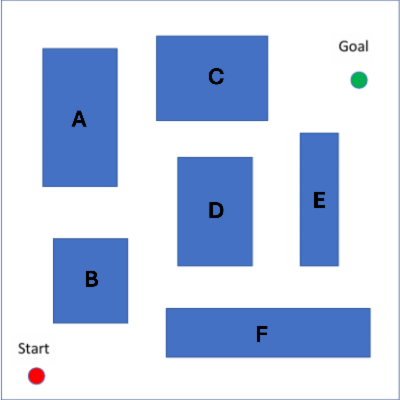
#> input picture Path-Finding/fig.png, 400 x 400 px
$ jupyter execute MotionPlaning.ipynb
#> lines starting #> are read from the running program, lines starting #| are printed output that depends on the picture; after the words box and inside, x2 and y2 are one past the last pixel; in counts of white or black regions, pixels touching at a corner belong together
## Motion Planning
#### Gal Schechter

### Imports

[cell 1]
import cv2
import numpy as np
from scipy.spatial import Voronoi, voronoi_plot_2d
from IPython.display import Image

### Load Map

[cell 2]
fn = "fig.png"
IMG_SIZE =400
GRID_SIZE =10
img =cv2.imread(fn)
#> img is the input picture: shape (400, 400, 3); mean B, G, R 233.5, 207.8, 193.9
img =cv2.resize(img,(IMG_SIZE ,IMG_SIZE))
cv2.imwrite(fn,img)
Image(filename=fn)

### Get Points Of Interest

[cell 3]
def get_map():
    '''
        0- top|left
        1- top|right
        2- bottom|left
        3- bottom|right
    '''
    rect ={}

    rect['E']=np.array([(300,135),
                        (340,135),
                        (300,265),
                        (340,265)])

    rect['F']= np.array([(165,310),
                        (370,310),
                        (165,360),
                        (370,360)])

    rect['D']= np.array([(178,158),
                        (250,158),
                        (178,265),
                        (250,265)])

    rect['C']= np.array([(155,35),
                        (270,35),
                        (155,120),
                        (270,120)])

    rect['B']= np.array([(52,238),
                        (130,238),
                        (52,325),
                        (130,325)])

    rect['A']= np.array([(40,45),
                        (115,45),
                        (40,190),
                        (115,190)])

    return rect

def get_Goals():
    points ={}
    points['S'] = (35,375)
    points['G'] = (360,80)
    return points

def get_all_points():
    goals=get_Goals()
    obst = get_map()
    points =[]

    for p in goals.values():
        points.append(p)
    for o in obst.values():
        for p in o:
            points.append(p)
    return points

### Collision Check

[cell 4]
def check_point_in_rect(P,rect):
    return (rect[0][0]<P[0] and P[0]<rect[3][0]) and (rect[0][1]<P[1] and P[1]<rect[2][1])

def check_collusion(Ps,Pg):
    obst = get_map()
    res = 100
    line = np.linspace(Ps,Pg,res)

    for rect in obst.values():
        for p in line:
            if(check_point_in_rect(p,rect)):
                return True
    return False

### Uniform Grid (10x10)

[cell 5]
def get_grid_map():
    img =cv2.imread('fig.png')

    for i in range(0,img.shape[0]+1,int(img.shape[0]/GRID_SIZE)):
        img =cv2.line(img,(0,i),(IMG_SIZE,i),color=(0,0,255),thickness=1)
        img =cv2.line(img,(i,0),(i,IMG_SIZE),color=(0,0,255),thickness=1)
        for j in range(0,img.shape[0]+1,int(img.shape[0]/GRID_SIZE)):
            img =cv2.circle(img,center=(i,j),color=(0,0,0),radius=1,thickness=2)
#> this loop made 11 passes
#> pass 1, in get_grid_map, `img =cv2.line(img,(i,0),(i,IMG_SIZE),color=(0,0,255),thickness=1)`:
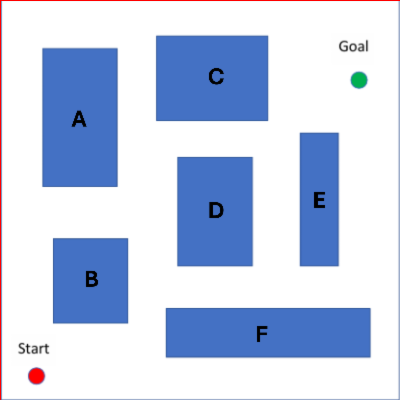
#> img: shape (400, 400, 3); mean B, G, R 232.3, 206.8, 194.1
#> after the loop:
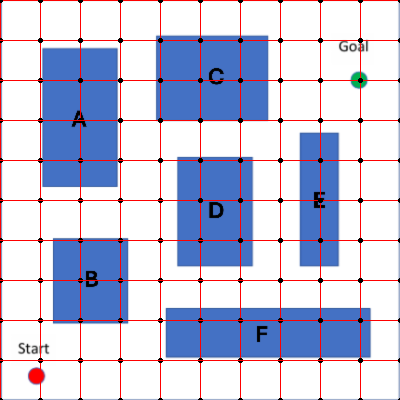
#> img: shape (400, 400, 3); mean B, G, R 220.4, 196.3, 194.7

    cv2.imwrite('grid_map.png',img)
get_grid_map()
Image(filename='grid_map.png')

### Tangent Graph

[cell 6]
def get_tangent_map():
    img =cv2.imread('fig.png')
    points = get_all_points()
    goals  =get_Goals()
    i=0
    for pi in points:
        for pf in points:
            i+=1
            if not check_collusion(pi,pf):
                img = cv2.line(img,pi,pf,color=(0,0,255),thickness=1)
                if tuple(pf) == goals['S'] or tuple(pf) == goals['G']:
                    continue
                img = cv2.circle(img, center=pf,color=(0,0,0), radius=2, thickness=5)
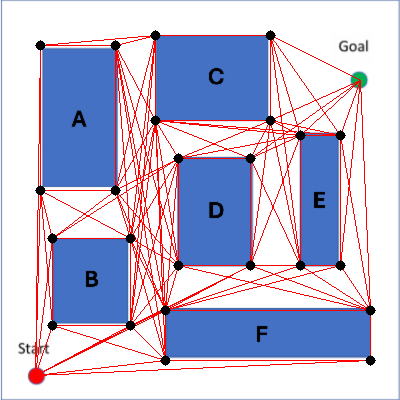
#> img: shape (400, 400, 3); 7.77% of pixels changed, all inside (x1, y1, x2, y2) = (35, 30, 376, 376)
#> after the loop, i = 676
    print(i)
#| 676

    cv2.imwrite('tangent_map.png',img)

get_tangent_map()
Image(filename='tangent_map.png')

### Veroni Graph

[cell 7]
def get_varoni_map():
    img =cv2.imread('fig.png')
    img_h, img_w = [IMG_SIZE,IMG_SIZE]
    density =5
    points =[]
    obst_map = get_map()
    for k in get_map().keys():
        obs = obst_map[k]
        points.append(obs[0])
        points.append(obs[1])
        points.append(obs[2])
        points.append(obs[3])
        for dy in np.linspace(0,obs[2][1]- obs[0][1],density):
            dy = int(dy)
            points.append([obs[0][0],obs[0][1]+dy])
            points.append([obs[1][0],obs[1][1]+dy])
        for dx in np.linspace(0,obs[1][0]- obs[0][0],density):
            dx = int(dx)
            points.append([obs[0][0]+dx,obs[0][1]])
            points.append([obs[2][0]+dx,obs[2][1]])
    step =25
    for i in range(0,IMG_SIZE+step,step):
        points.append([0,i])
        points.append([i,0])
        points.append([IMG_SIZE,i])
        points.append([i,IMG_SIZE])
    for p in points:
        img = cv2.circle(img,p,2,(0,0,0),2,2)
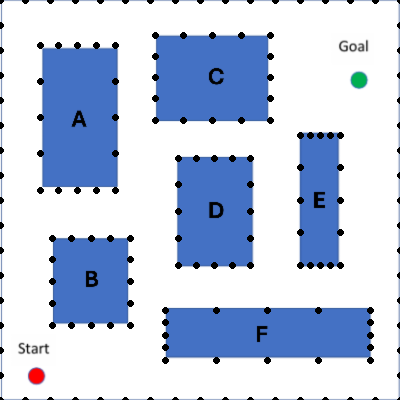
#> img: shape (400, 400, 3); mean B, G, R 226.8, 202, 188.5
    vor = Voronoi(points,)
    for start, end in vor.ridge_vertices:
        if start >= 0 and end >= 0:
            p1 = tuple(map(int, vor.vertices[start]))
            p2 = tuple(map(int, vor.vertices[end]))
            if  (0 <= p1[0] < IMG_SIZE and 0 <= p1[1] < IMG_SIZE and 0 <= p2[0] < IMG_SIZE and 0 <= p2[1] < IMG_SIZE) and (not check_collusion(p1,p2)):
                img = cv2.line(img, p1, p2, (0,0,255), 1)
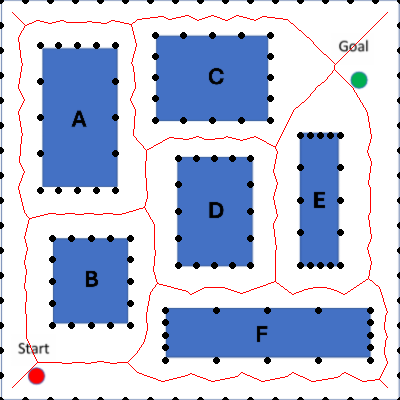
#> img: shape (400, 400, 3); mean B, G, R 223, 198.1, 188.5
    cv2.imwrite('veroni_map.png',img)


get_varoni_map()
Image(filename='veroni_map.png')

### Drawing & Graph Util Functions

[cell 8]
def get_grid():
    img =cv2.imread('fig.png')
    grid  = {}
    obst = get_map()
    for i in range(0,IMG_SIZE,int(IMG_SIZE/GRID_SIZE)):
        for j in range(0,IMG_SIZE,int(IMG_SIZE/GRID_SIZE)):
            grid_p =(i*GRID_SIZE/IMG_SIZE,j*GRID_SIZE/IMG_SIZE)
            grid[grid_p] = 1
            for o in obst.values():
                if check_point_in_rect((i,j),o):
                    grid[grid_p] = 100
    return grid

def get_neighbors(p):
        neighbors = []
        for dx,dy in [(-1, 0), (1, 0), (0, -1), (0, 1)]:
            nx = p[0] + dx
            ny = p[1] + dy
            if 0 <= nx < GRID_SIZE and 0 <= ny < GRID_SIZE:  # Check bounds
                neighbors.append((nx, ny))
        return neighbors

def draw_path(img,path,scale =True):
        n_path = path
        path =[]
        if scale:
            for p in n_path:
                px,py =p
                px*= IMG_SIZE/GRID_SIZE
                py*= IMG_SIZE/GRID_SIZE
                path.append((px,py))
        path = np.array(path, dtype=np.int32).reshape((-1, 1, 2))
        img = cv2.polylines(img,[path],isClosed=False,color=(255,0,0),thickness=2)
        return img

def draw_cost(img,costs,scale =True):
        for p in costs.keys():
            c =costs[p]
            px,py = p
            px*= IMG_SIZE/GRID_SIZE
            py*= IMG_SIZE/GRID_SIZE
            org = [int(px),int(py)]
            cv2.putText(img,str(c), org, cv2.FONT_HERSHEY_PLAIN, 0.8, (0, 0, 0), 2, cv2.LINE_AA)
        return img

### Dijkstra Path

[cell 9]
def dijkstra():
    res_to_gird = GRID_SIZE/IMG_SIZE
    goals = get_Goals()
    start_p =tuple(np.round(np.array(goals['S'])*res_to_gird))
    goal_p =tuple(np.round(np.array(goals['G'])*res_to_gird))
    w_grid = get_grid()
    visited = [goal_p]
    current_p = goal_p
    paths = []
    path = [ goal_p]

    tot_cost = 1
    to_check =[]
    while True:
        neighbors = get_neighbors(current_p)
        next = {}
        for n in neighbors:
            if n == start_p:
                  current_p = start_p
                  path.append(start_p)
                  break
            if n in visited:
                    continue

            visited.append(n)
            if w_grid[n]+w_grid[current_p]>100:
                continue
            w_grid[n] += w_grid[current_p]
            next[n] = w_grid[n]

        if(len(next) == 0):
            if len(to_check)>0:
                if current_p == start_p:
                   paths.append(path.copy())
                path= to_check.pop(0)
                current_p = path[-1]
            else:
                 break
        else:
            current_p = min(next,key=next.get)
            for p in next:
                if w_grid[current_p] == w_grid[p] and p != current_p:
                    n_path =path.copy()
                    n_visted= visited.copy()
                    n_path.append(n)
                    to_check.append(n_path)
            path.append(current_p)
#> after the loop, to_check = []

    min_cost = w_grid[paths[0][-2]]
#> min_cost = 25
    best_path =paths[0]
    for path in paths:
        if (min_cost>w_grid[path[-2]]):
            best_path =path
            min_cost =w_grid[path[-2]]
#> after the loop, min_cost = 15
    img = cv2.imread('grid.png')
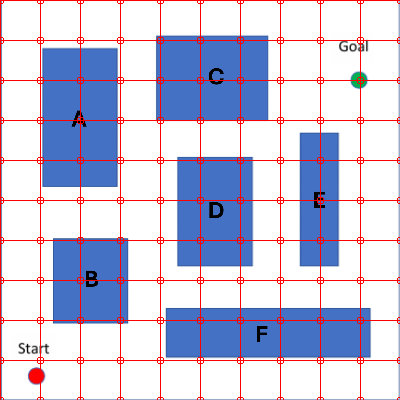
#> input picture Path-Finding/grid.png, 400 x 400 px
#> img is the input picture: shape (400, 400, 3); mean B, G, R 219.8, 195.7, 197.9
    img = draw_path(img,best_path)
#> in draw_path, `img = cv2.polylines(img,[path],isClosed=False,color=(255,0,0),thicknes..`:
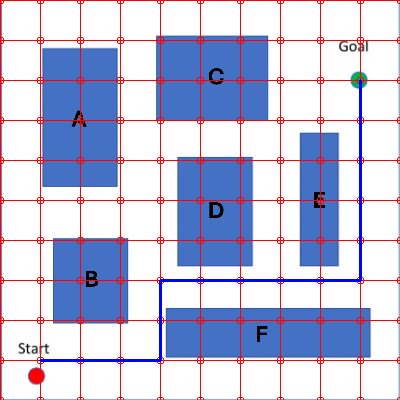
#> img: shape (400, 400, 3); 1.13% of pixels changed, all inside (x1, y1, x2, y2) = (39, 79, 362, 362)
    img = draw_cost(img,w_grid)
#> the loop in draw_cost, `for p in costs.keys():` made 100 passes
#> org on passes 1 to 12: [0, 0], [0, 40], [0, 80], [0, 120], [0, 160], [0, 200], [0, 240], [0, 280], [0, 320], [0, 360], [40, 0], [40, 40]
#> after the loop in draw_cost, `for p in costs.keys():`:
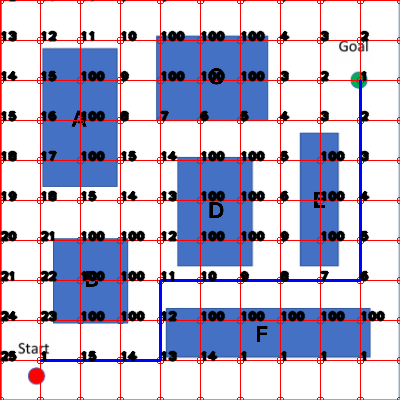
#> img: shape (400, 400, 3); 9.64% of pixels changed, all inside (x1, y1, x2, y2) = (0, 0, 386, 362)

    cv2.imwrite('dikst.png',img)

    return path


dijkstra()
Image(filename='dikst.png')

### A* by distance

[cell 10]
def get_AS_grid():
    img =cv2.imread('fig.png')
    grid  = {}
    obst = get_map()
    res_to_gird = GRID_SIZE/IMG_SIZE
    goals = get_Goals()
    start_p =tuple(np.round(np.array(goals['S'])*res_to_gird))
    #goal_p =tuple(np.round(np.array(goals['G'])*res_to_gird))
    for i in range(0,IMG_SIZE,int(IMG_SIZE/GRID_SIZE)):
        for j in range(0,IMG_SIZE,int(IMG_SIZE/GRID_SIZE)):
            grid_p =(i*GRID_SIZE/IMG_SIZE,j*GRID_SIZE/IMG_SIZE)
            grid[grid_p] = 1 + int(( (start_p[0]-grid_p[0])**2 +(start_p[1]-grid_p[1])**2)**0.5)
            for o in obst.values():
                if check_point_in_rect((i,j),o):
                    grid[grid_p] += 100
    return grid

[cell 11]
def A_Star():

    res_to_gird = GRID_SIZE/IMG_SIZE
#> res_to_gird = 0.025
    goals = get_Goals()
    start_p =tuple(np.round(np.array(goals['S'])*res_to_gird))
#> start_p = (1, 9)
    goal_p =tuple(np.round(np.array(goals['G'])*res_to_gird))
#> goal_p = (9, 2)
    w_grid = get_AS_grid()
#> after the loop in get_AS_grid, `for i in range(0,IMG_SIZE,int(IMG_SIZE/GRID_SIZE)):`: grid = 100 items
#> w_grid = 100 items

    visited = [goal_p]
#> visited = [(9, 2)]
    current_p = goal_p
#> current_p = (9, 2)
    paths = []
    path = [ goal_p]
#> path = [(9, 2)]
    tot_cost = 1
    to_check =[]
    while True:
        neighbors = get_neighbors(current_p)
        next = {}
        for n in neighbors:
            if n == start_p:
                  current_p = start_p
                  path.append(start_p)
                  break
            if n in visited:

                    continue
            visited.append(n)
            w_grid[n] += w_grid[current_p]
            next[n] = w_grid[n]
        if(len(next) == 0) or current_p == start_p :
            if len(to_check)>0:
                if current_p == start_p:
                   paths.append(path.copy())
                path= to_check.pop(0)
                current_p = path[-1]
            else:
                 break
        else:
            current_p = min(next,key=next.get)
            for p in next:
                if w_grid[current_p] == w_grid[p] and p != current_p:
                    n_path =path.copy()

                    n_path.append(n)
                    to_check.append(n_path)
            path.append(current_p)
#> after the loop, path = [(9, 2), (8, 2), (7, 2), (7, 3), (6, 3), (5, 3), (4, 3), (4, 4), (4, 5)]; paths = 2 items; to_check = []; visited = 69 pairs, first value 0 to 9, second value 1 to 9
    min_cost = w_grid[paths[0][-2]]
#> min_cost = 99
    best_path =paths[0]
#> best_path = [(9, 2), (8, 2), (7, 2), (7, 3), (6, 3), (5, 3), (4, 3), (4, 4), (3, 4), (3, 5), (2, 5), (1, 5), (1, 6), (1, 7), (1, 8), (1, 9)]
    for path in paths:
        if (min_cost>w_grid[path[-2]]):
            best_path =path
            min_cost =w_grid[path[-2]]
#> this loop made 2 passes
#> after the loop, min_cost = 99
    img = cv2.imread('grid.png')
    img = draw_path(img,best_path)
#> call 2 of draw_path, with scale = True
#> in draw_path (call 2), `n_path = path`: n_path has the same summary as best_path in A_Star
#> the loop in draw_path (call 2), `for p in n_path:` made 16 passes
#> (p, px, py) on passes 1 to 12: ((9, 2), 360, 80), ((8, 2), 320, 80), ((7, 2), 280, 80), ((7, 3), 280, 120), ((6, 3), 240, 120), ((5, 3), 200, 120), ((4, 3), 160, 120), ((4, 4), 160, 160), ((3, 4), 120, 160), ((3, 5), 120, 200), ((2, 5), 80, 200), ((1, 5), 40, 200)
#> after the loop in draw_path (call 2), `for p in n_path:`: path = [(360, 80), (320, 80), (280, 80), (280, 120), (240, 120), (200, 120), (160, 120), (160, 160), (120, 160), (120, 200), (80, 200), (40, 200), (40, 240), (40, 280), (40, 320), (40, 360)]
#> in draw_path (call 2), `path = np.array(path, dtype=np.int32).reshape((-1, 1, 2))`: path = contour of 16 points, box (x1, y1, x2, y2) (40, 80, 361, 361), area 27200
#> in draw_path (call 2), `img = cv2.polylines(img,[path],isClosed=False,color=(255,0,0),thicknes..`:
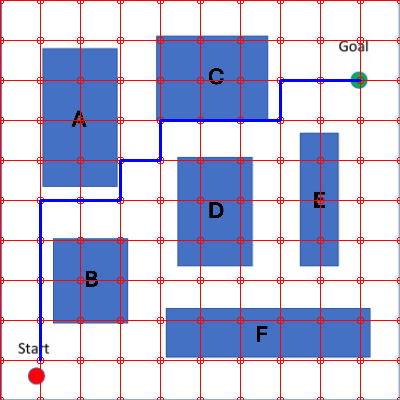
#> img: shape (400, 400, 3); 1.12% of pixels changed, all inside (x1, y1, x2, y2) = (39, 79, 362, 362)
    img = draw_cost(img,w_grid)
#> call 2 of draw_cost, with scale = True
#> the loop in draw_cost (call 2), `for p in costs.keys():` made 100 passes
#> (p, c, px, py) on passes 2 to 13: ((0, 1), 9, 0, 40), ((0, 2), 8, 0, 80), ((0, 3), 7, 0, 120), ((0, 4), 6, 0, 160), ((0, 5), 95, 0, 200), ((0, 6), 98, 0, 240), ((0, 7), 100, 0, 280), ((0, 8), 101, 0, 320), ((0, 9), 2, 0, 360), ((1, 0), 10, 40, 0), ((1, 1), 9, 40, 40), ((1, 2), 8, 40, 80)
#> p on passes 32 to 37: (3, 1), (3, 2), (3, 3), (3, 4), (3, 5), (3, 6)
#> after the loop in draw_cost (call 2), `for p in costs.keys():`:
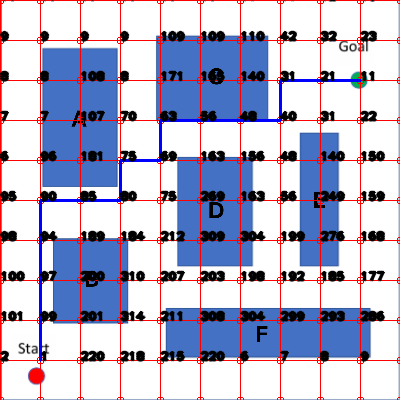
#> img: shape (400, 400, 3); 11.74% of pixels changed, all inside (x1, y1, x2, y2) = (0, 0, 386, 362)
    cv2.imwrite('A_star.png',img)
    return path


A_Star()
Image(filename='A_star.png')
